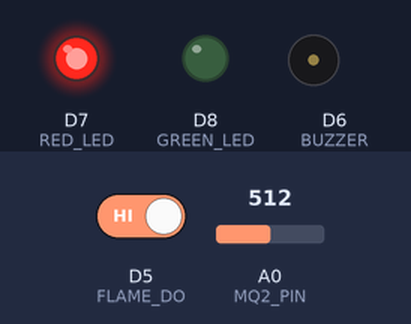
Recording of a sketch running on a simulated ESP8266 (NodeMCU). Shown: output pins drawn as LEDs (lit = HIGH), buzzer (waves = sounding, pin HIGH). Inputs (shaded band) come from the test bench; at power-on: A0 (MQ2_PIN) = 512, D5 (FLAME_DO) HIGH. What the sketch prints to the serial monitor is not drawn.

Above: at 1.3 s.
1.4 s: A0 (MQ2_PIN) set to 685
2.9 s: A0 (MQ2_PIN) set to 716
At 4.3 s:
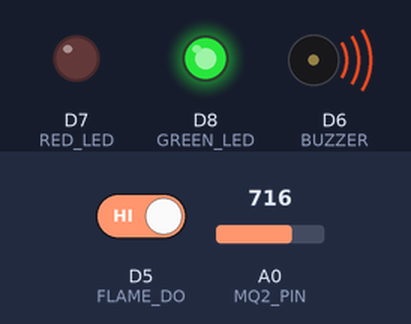
At 7.0 s:
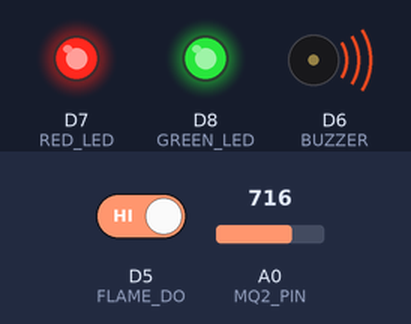
Timing chart, 0 to 14.9 s (numbered marks = the images above; inputs shaded):
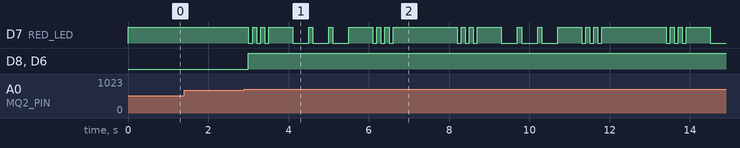

Measured:
- the behaviour switches between 700 and 701 on A0 (MQ2_PIN) (found by bisection; images 0 and 1)
- after the input at 1.4 s, every drawn part: stays the same
- after the input at 2.9 s, D7 (RED_LED): HIGH → LOW after 0.10 s, then repeats every 5.2 s: 2 × (HIGH 0.10 s, LOW 0.10 s), HIGH 0.60 s, 2 × (LOW 0.40 s, HIGH 0.10 s), LOW 0.40 s, HIGH 0.60 s, 2 × (LOW 0.10 s, HIGH 0.10 s), LOW 0.10 s, HIGH 1.6 s, LOW 0.10 s; D8 (GREEN_LED), D6 (BUZZER): LOW → HIGH after 0.10 s

The sketch:

esp_flame_mq2_buzzer.ino
```cpp
#define MQ2_PIN   A0     // Smoke sensor analog
#define FLAME_DO  D5     // Flame sensor digital out
#define BUZZER    D6
#define RED_LED   D7
#define GREEN_LED D8

void setup() {
  Serial.begin(115200);
  pinMode(FLAME_DO, INPUT);
  pinMode(BUZZER, OUTPUT);
  pinMode(RED_LED, OUTPUT);
  pinMode(GREEN_LED, OUTPUT);

  digitalWrite(BUZZER, LOW);
  digitalWrite(RED_LED, HIGH);   // OFF (common anode)
  digitalWrite(GREEN_LED, LOW);  // ON  (common anode)
}

void loop() {
  int smokeValue = analogRead(MQ2_PIN);
  int flame = digitalRead(FLAME_DO);

  Serial.print("Smoke: ");
  Serial.print(smokeValue);
  Serial.print("  Flame: ");
  Serial.println(flame);

  bool danger = false;

  if (smokeValue > 700) {  // TUNE threshold!
    Serial.println("🚨 Smoke detected!");
    danger = true;
  }
  if (flame == 0) {  // 0 = Flame detected (per your sensor)
    Serial.println("🔥 Flame detected!");
    danger = true;
  }

  if (danger) {
    digitalWrite(RED_LED, LOW);     // ON  (common anode)
    digitalWrite(GREEN_LED, HIGH);  // OFF (common anode)
    digitalWrite(BUZZER, HIGH);     // ON
    Serial.println("!!! SOS: FIRE/SMOKE EMERGENCY !!!");
    blinkSOS();  // Optional: blink "SOS" in Morse code
  } else {
    digitalWrite(RED_LED, HIGH);    // OFF (common anode)
    digitalWrite(GREEN_LED, LOW);   // ON  (common anode)
    digitalWrite(BUZZER, LOW);      // OFF
  }

  delay(500);
}

// Optional: Morse code "SOS" blink on Red LED
void blinkSOS() {
  // S: ...
  for (int i=0; i<3; i++) { blinkDot(); }
  delay(500);
  // O: ---
  for (int i=0; i<3; i++) { blinkDash(); }
  delay(500);
  // S: ...
  for (int i=0; i<3; i++) { blinkDot(); }
  delay(1000);
}
void blinkDot() {
  digitalWrite(RED_LED, LOW); delay(100);   // ON
  digitalWrite(RED_LED, HIGH); delay(100);  // OFF
}
void blinkDash() {
  digitalWrite(RED_LED, LOW); delay(400);   // ON
  digitalWrite(RED_LED, HIGH); delay(100);  // OFF
}
```
